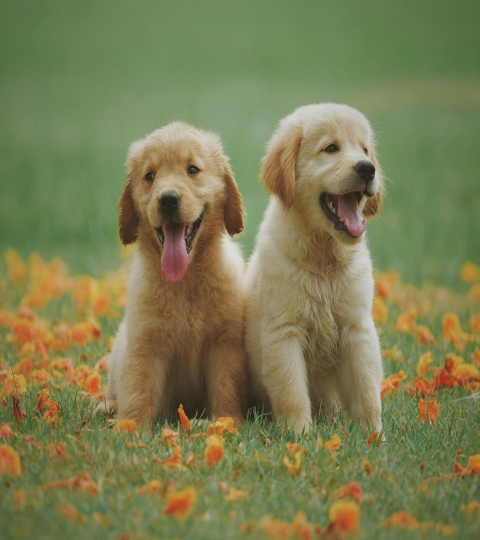
#> input picture Photo/dogs.jpg, 960 x 1080 px, found by its file name (shown at 1/2 size)
$ python io_resizing.py
#> lines starting #> are read from the running program, lines starting #| are printed output that depends on the picture
import os
import cv2 as cv

img = cv.imread(os.path.join('.','Photo','dogs.jpg'))
#> img is the input picture: shape (1080, 960, 3); mean B, G, R 81.5, 125, 123.6

resized_img = cv.resize(img, (960,960))
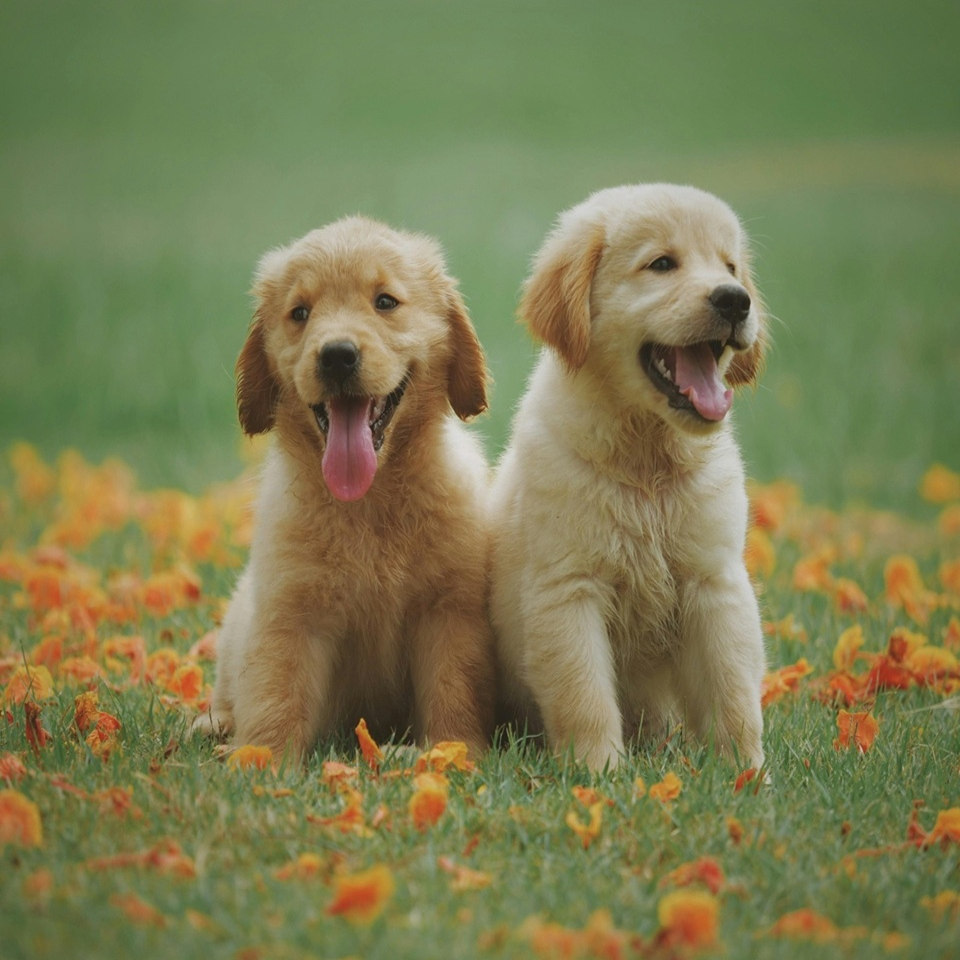
#> resized_img: shape (960, 960, 3); mean B, G, R 81.5, 124.9, 123.6

print(img.shape)
#| (1080, 960, 3)

cv.imshow('img',img)
cv.imshow('resized_img',resized_img)

cv.waitKey(0)

$ run again, with Photo/basketballplayer.jpg copied over Photo/dogs.jpg
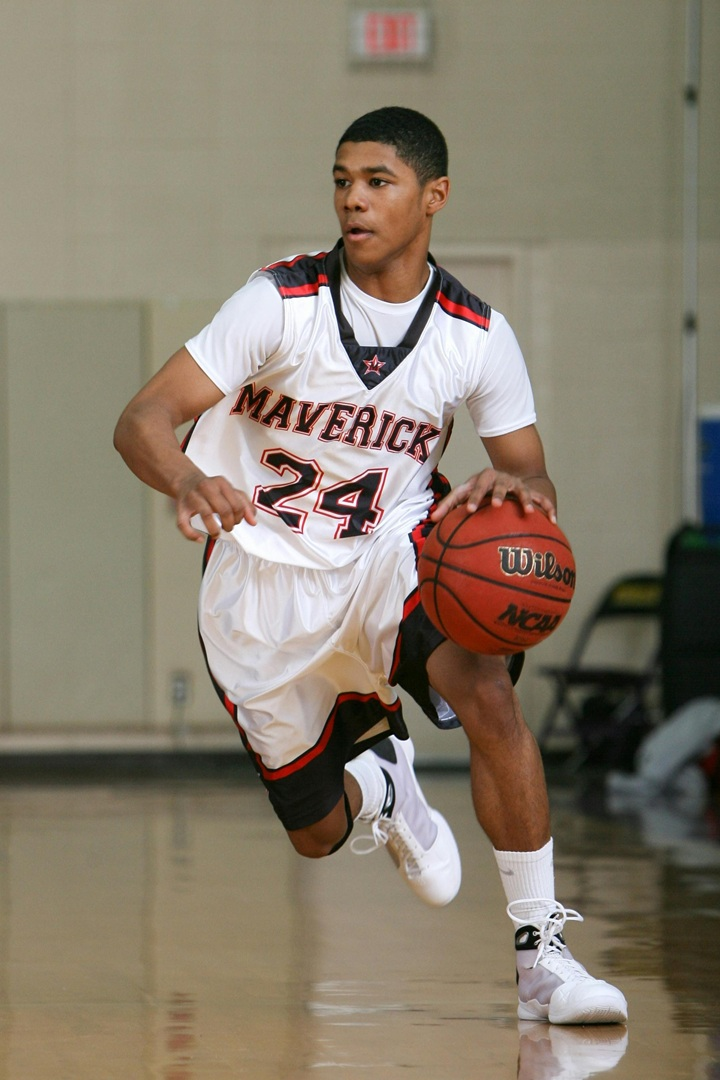
#> input picture Photo/basketballplayer.jpg, 720 x 1080 px, found by its file name
#> img is the input picture: shape (1080, 720, 3); mean B, G, R 108.9, 125.4, 136.4
#> `resized_img = cv.resize(img, (960,960))`:
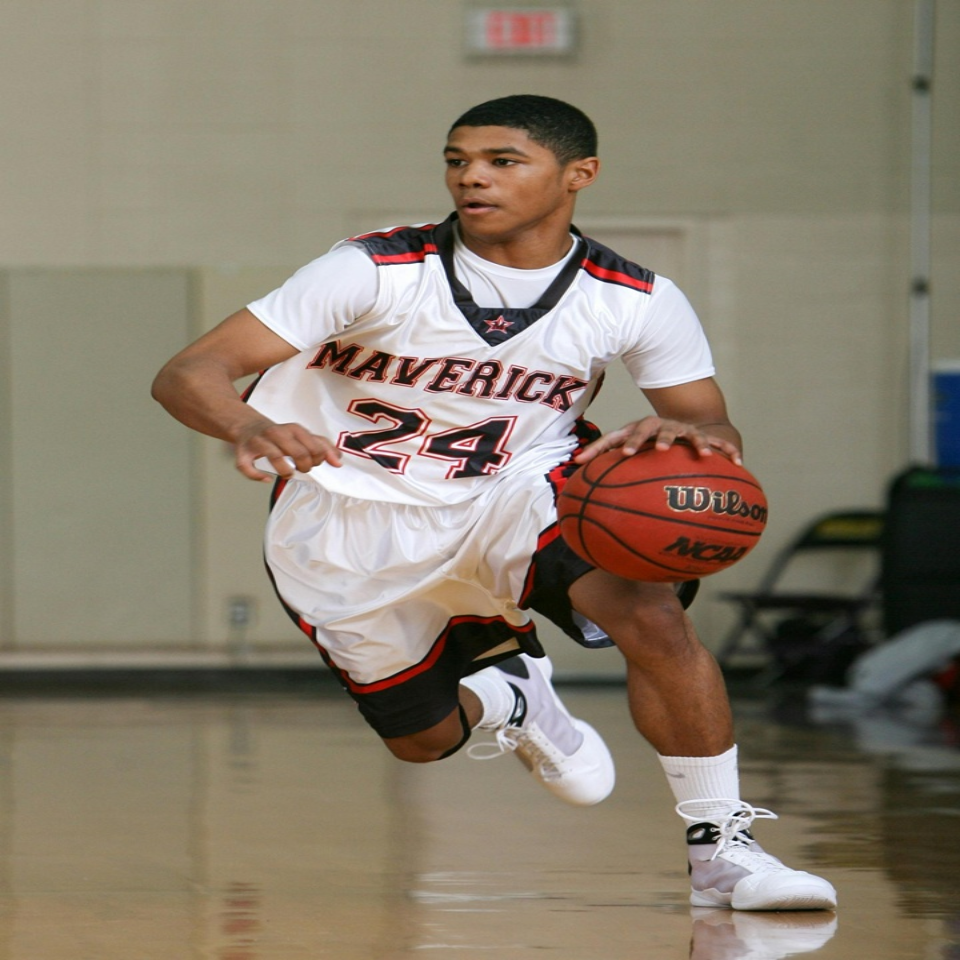
#> resized_img: shape (960, 960, 3); mean B, G, R 108.8, 125.3, 136.3
#| (1080, 720, 3)

$ run again, with Photo/bear.jpg copied over Photo/dogs.jpg
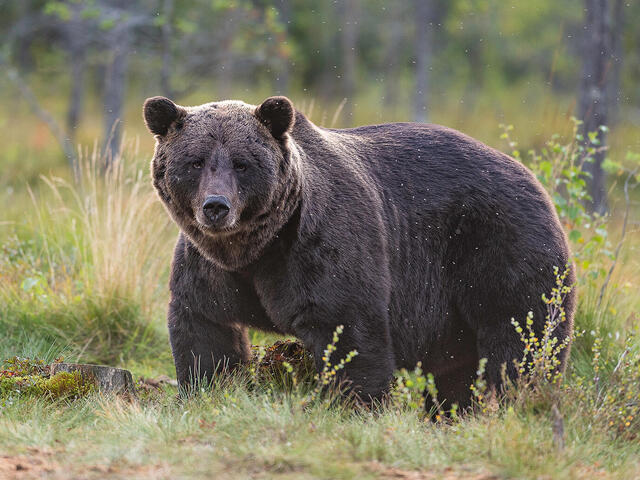
#> input picture Photo/bear.jpg, 640 x 480 px, found by its file name
#> img is the input picture: shape (480, 640, 3); mean B, G, R 96.3, 117.1, 121.2
#> `resized_img = cv.resize(img, (960,960))`:
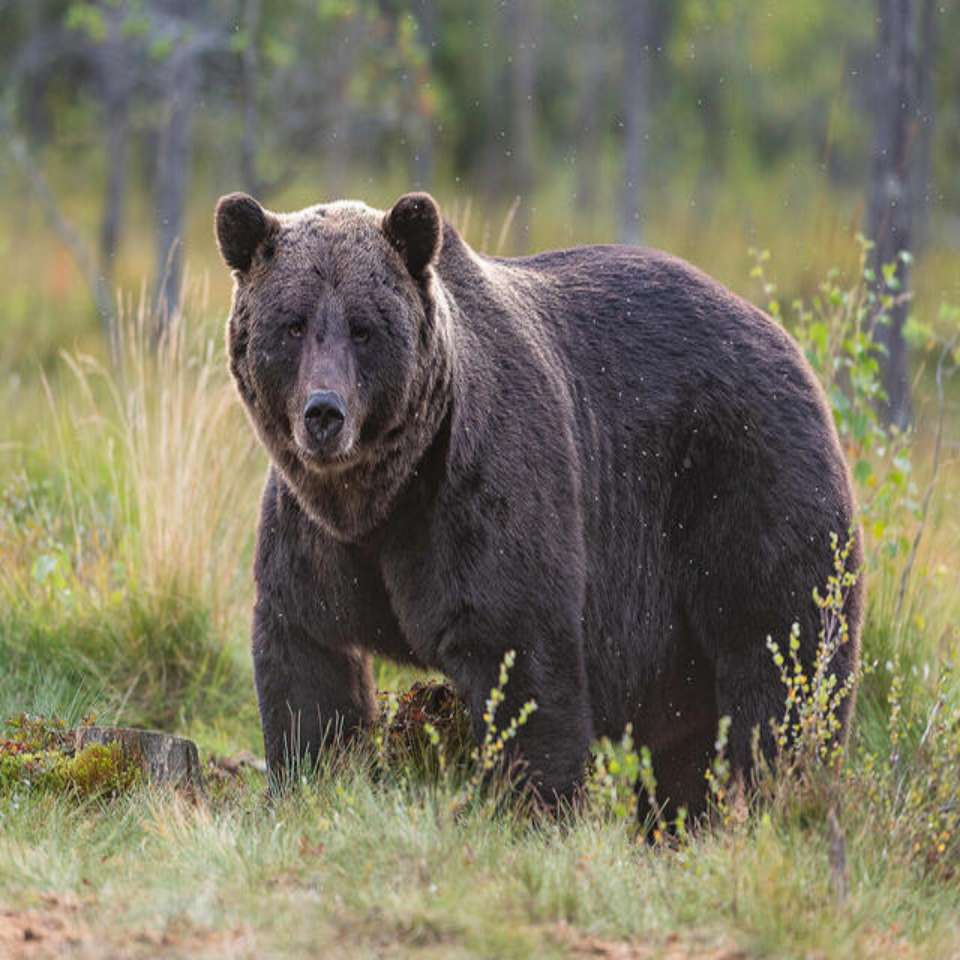
#> resized_img: shape (960, 960, 3); mean B, G, R 96.2, 117, 121.1
#| (480, 640, 3)
